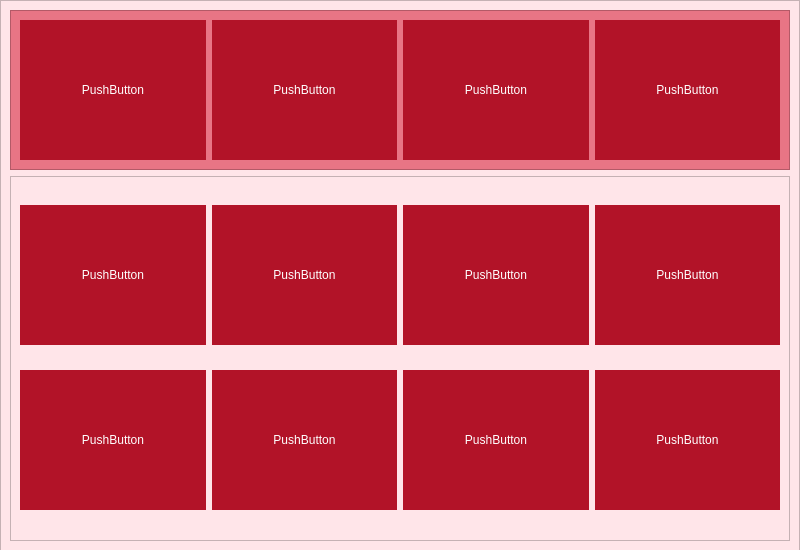
<?xml version="1.0" encoding="UTF-8"?>
<ui version="4.0">
 <class>PageAnime</class>
 <widget class="QWidget" name="PageAnime">
  <property name="geometry">
   <rect>
    <x>0</x>
    <y>0</y>
    <width>800</width>
    <height>550</height>
   </rect>
  </property>
  <property name="minimumSize">
   <size>
    <width>800</width>
    <height>550</height>
   </size>
  </property>
  <property name="maximumSize">
   <size>
    <width>800</width>
    <height>550</height>
   </size>
  </property>
  <property name="windowTitle">
   <string>Form</string>
  </property>
  <widget class="QFrame" name="frame">
   <property name="geometry">
    <rect>
     <x>0</x>
     <y>0</y>
     <width>800</width>
     <height>551</height>
    </rect>
   </property>
   <property name="minimumSize">
    <size>
     <width>800</width>
     <height>50</height>
    </size>
   </property>
   <property name="styleSheet">
    <string notr="true">background-color : #ffe5e9;
color : white;
font: 75 14pt &quot;Calibri&quot;;</string>
   </property>
   <property name="frameShape">
    <enum>QFrame::StyledPanel</enum>
   </property>
   <property name="frameShadow">
    <enum>QFrame::Raised</enum>
   </property>
   <layout class="QVBoxLayout" name="verticalLayout" stretch="1,3">
    <item>
     <widget class="QFrame" name="frameNews">
      <property name="styleSheet">
       <string notr="true">background-color: #e87585;</string>
      </property>
      <property name="frameShape">
       <enum>QFrame::StyledPanel</enum>
      </property>
      <property name="frameShadow">
       <enum>QFrame::Raised</enum>
      </property>
      <layout class="QGridLayout" name="gridLayoutNews">
       <item row="0" column="0">
        <widget class="QPushButton" name="pushButton">
         <property name="minimumSize">
          <size>
           <width>140</width>
           <height>140</height>
          </size>
         </property>
         <property name="styleSheet">
          <string notr="true">background-color: #b21328; border : none;</string>
         </property>
         <property name="text">
          <string>PushButton</string>
         </property>
         <property name="flat">
          <bool>false</bool>
         </property>
        </widget>
       </item>
       <item row="0" column="1">
        <widget class="QPushButton" name="pushButton_2">
         <property name="minimumSize">
          <size>
           <width>140</width>
           <height>140</height>
          </size>
         </property>
         <property name="styleSheet">
          <string notr="true">background-color: #b21328; border : none;</string>
         </property>
         <property name="text">
          <string>PushButton</string>
         </property>
         <property name="flat">
          <bool>false</bool>
         </property>
        </widget>
       </item>
       <item row="0" column="2">
        <widget class="QPushButton" name="pushButton_3">
         <property name="minimumSize">
          <size>
           <width>140</width>
           <height>140</height>
          </size>
         </property>
         <property name="styleSheet">
          <string notr="true">background-color: #b21328; border : none;</string>
         </property>
         <property name="text">
          <string>PushButton</string>
         </property>
         <property name="flat">
          <bool>false</bool>
         </property>
        </widget>
       </item>
       <item row="0" column="3">
        <widget class="QPushButton" name="pushButton_4">
         <property name="minimumSize">
          <size>
           <width>140</width>
           <height>140</height>
          </size>
         </property>
         <property name="styleSheet">
          <string notr="true">background-color: #b21328; border : none;</string>
         </property>
         <property name="text">
          <string>PushButton</string>
         </property>
         <property name="flat">
          <bool>false</bool>
         </property>
        </widget>
       </item>
      </layout>
     </widget>
    </item>
    <item>
     <widget class="QFrame" name="frameOthers">
      <property name="frameShape">
       <enum>QFrame::StyledPanel</enum>
      </property>
      <property name="frameShadow">
       <enum>QFrame::Raised</enum>
      </property>
      <layout class="QGridLayout" name="gridLayoutOthers">
       <item row="0" column="2">
        <widget class="QPushButton" name="pushButton_7">
         <property name="minimumSize">
          <size>
           <width>140</width>
           <height>140</height>
          </size>
         </property>
         <property name="styleSheet">
          <string notr="true">background-color: #b21328; border : none;</string>
         </property>
         <property name="text">
          <string>PushButton</string>
         </property>
         <property name="flat">
          <bool>false</bool>
         </property>
        </widget>
       </item>
       <item row="0" column="3">
        <widget class="QPushButton" name="pushButton_8">
         <property name="minimumSize">
          <size>
           <width>140</width>
           <height>140</height>
          </size>
         </property>
         <property name="styleSheet">
          <string notr="true">background-color: #b21328; border : none;</string>
         </property>
         <property name="text">
          <string>PushButton</string>
         </property>
         <property name="flat">
          <bool>false</bool>
         </property>
        </widget>
       </item>
       <item row="0" column="1">
        <widget class="QPushButton" name="pushButton_6">
         <property name="minimumSize">
          <size>
           <width>140</width>
           <height>140</height>
          </size>
         </property>
         <property name="styleSheet">
          <string notr="true">background-color: #b21328; border : none;</string>
         </property>
         <property name="text">
          <string>PushButton</string>
         </property>
         <property name="flat">
          <bool>false</bool>
         </property>
        </widget>
       </item>
       <item row="0" column="0">
        <widget class="QPushButton" name="pushButton_5">
         <property name="minimumSize">
          <size>
           <width>140</width>
           <height>140</height>
          </size>
         </property>
         <property name="styleSheet">
          <string notr="true">background-color: #b21328; border : none;</string>
         </property>
         <property name="text">
          <string>PushButton</string>
         </property>
         <property name="flat">
          <bool>false</bool>
         </property>
        </widget>
       </item>
       <item row="1" column="1">
        <widget class="QPushButton" name="pushButton_9">
         <property name="minimumSize">
          <size>
           <width>140</width>
           <height>140</height>
          </size>
         </property>
         <property name="styleSheet">
          <string notr="true">background-color: #b21328; border : none;</string>
         </property>
         <property name="text">
          <string>PushButton</string>
         </property>
         <property name="flat">
          <bool>false</bool>
         </property>
        </widget>
       </item>
       <item row="1" column="0">
        <widget class="QPushButton" name="pushButton_10">
         <property name="minimumSize">
          <size>
           <width>140</width>
           <height>140</height>
          </size>
         </property>
         <property name="styleSheet">
          <string notr="true">background-color: #b21328; border : none;</string>
         </property>
         <property name="text">
          <string>PushButton</string>
         </property>
         <property name="flat">
          <bool>false</bool>
         </property>
        </widget>
       </item>
       <item row="1" column="2">
        <widget class="QPushButton" name="pushButton_11">
         <property name="minimumSize">
          <size>
           <width>140</width>
           <height>140</height>
          </size>
         </property>
         <property name="styleSheet">
          <string notr="true">background-color: #b21328; border : none;</string>
         </property>
         <property name="text">
          <string>PushButton</string>
         </property>
         <property name="flat">
          <bool>false</bool>
         </property>
        </widget>
       </item>
       <item row="1" column="3">
        <widget class="QPushButton" name="pushButton_12">
         <property name="minimumSize">
          <size>
           <width>140</width>
           <height>140</height>
          </size>
         </property>
         <property name="styleSheet">
          <string notr="true">background-color: #b21328; border : none;</string>
         </property>
         <property name="text">
          <string>PushButton</string>
         </property>
         <property name="flat">
          <bool>false</bool>
         </property>
        </widget>
       </item>
      </layout>
     </widget>
    </item>
   </layout>
  </widget>
 </widget>
 <resources/>
 <connections/>
</ui>
